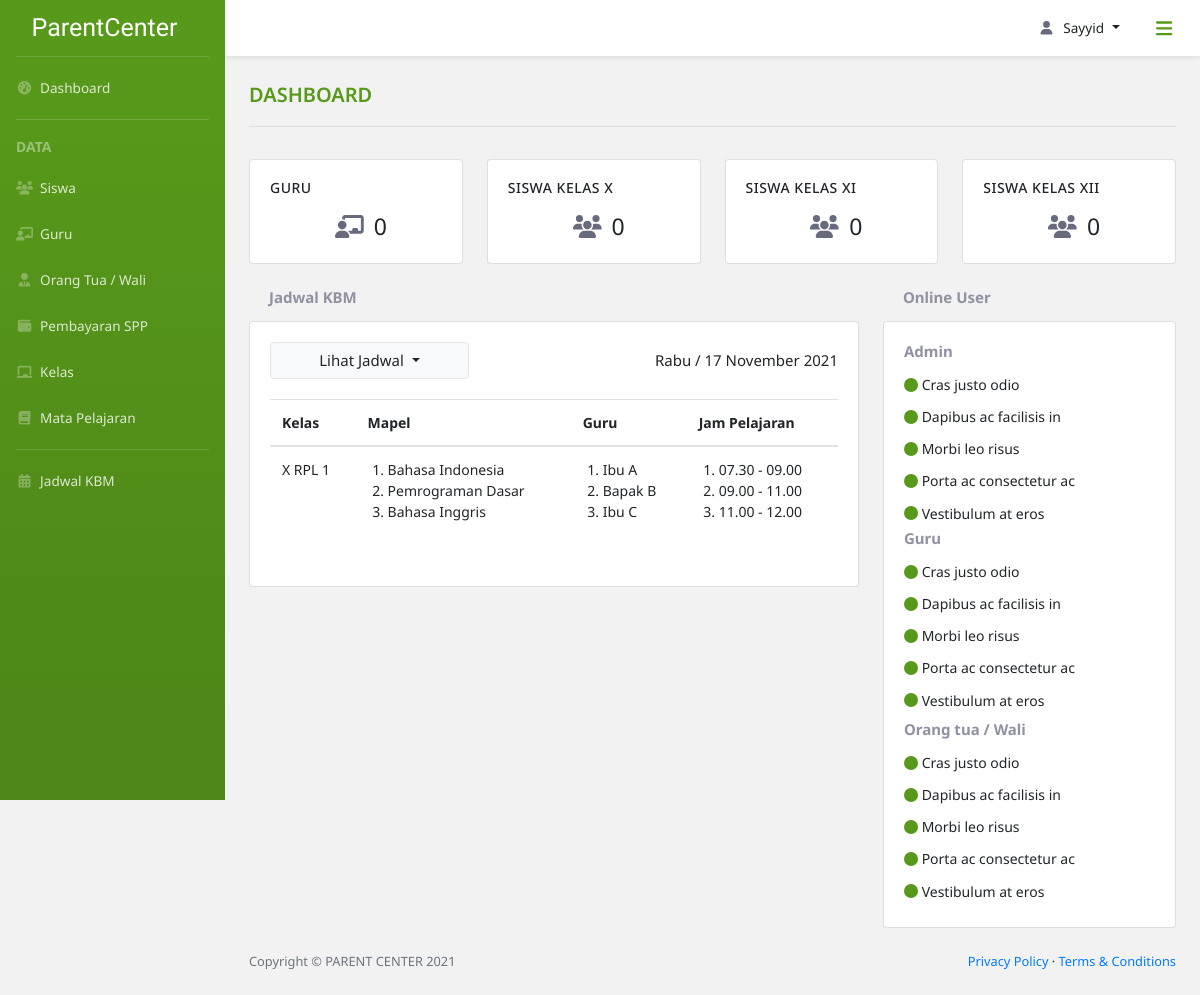
/dashboard_admin/ (signed in), run on an earlier commit of the app's database.
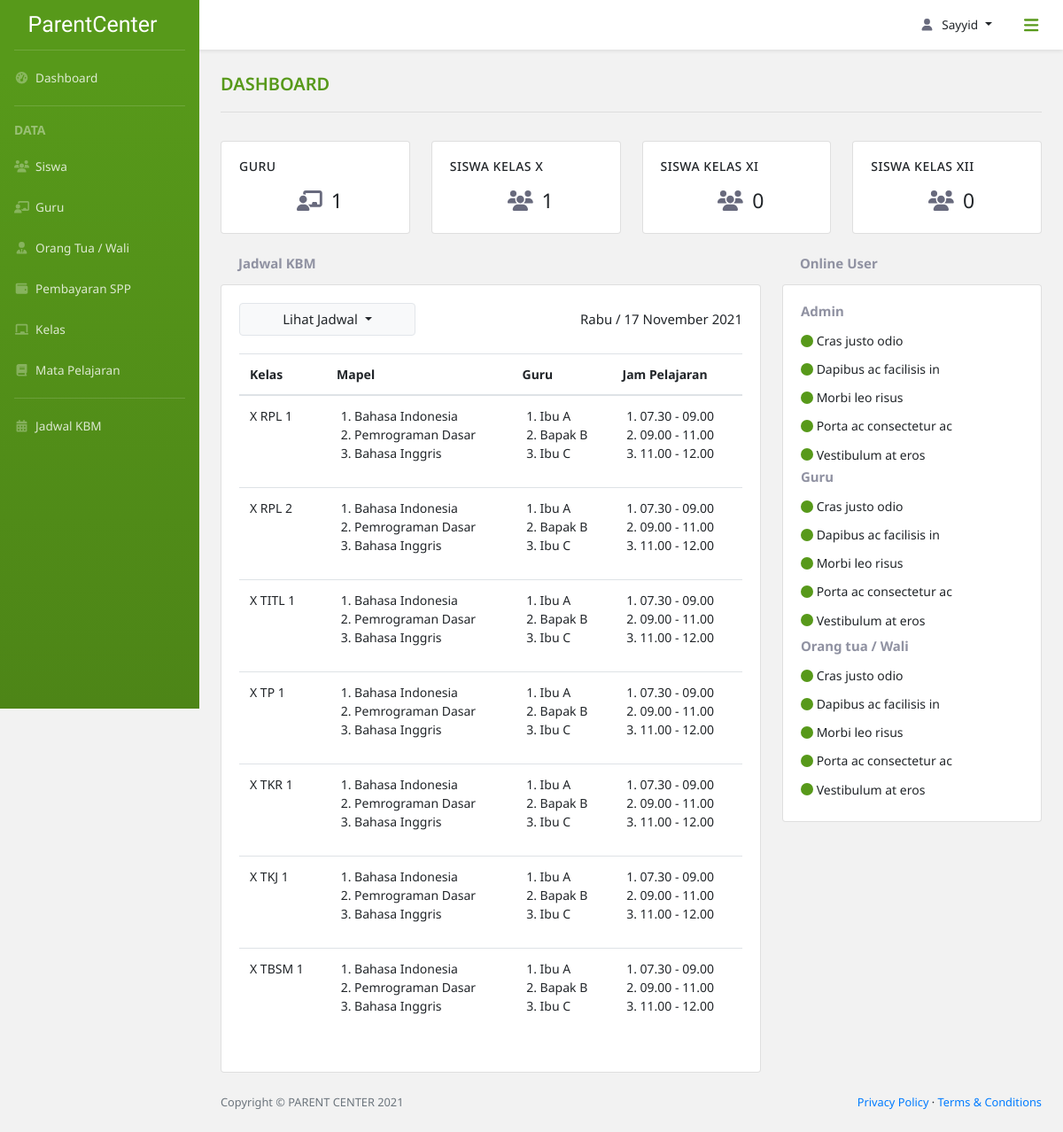
And on a later commit of the database.
### parent_center_app/models.py (models this page shows, shortened)
class Kelas(models.Model):
    id_kelas = models.CharField(max_length=10,
                                primary_key=True,
                                unique=True,
                                default=custom_kelas,
                                editable=False)
    class rentang_kelas(models.TextChoices):
        X = 'X'
        XI = 'XI'
        XII = 'XII'
    kelas = models.CharField(max_length=3,
                             choices=rentang_kelas.choices,
                             default=rentang_kelas.X)
    class jurusan(models.TextChoices):
        TITL = 'Teknik Intalasi Tenaga Listrik'
        TP = 'Teknik Pemesinan'
        TKR = 'Teknik Kendaraan Ringan'
        TKJ = 'Teknik Komputer Jaringan'
        RPL = 'Rekayasa Perangkat Lunak'
        TBSM = 'Teknik dan Bisnis Sepeda Motor'
    jurusan = models.CharField(max_length=30,
                               choices=jurusan.choices,
                               default=jurusan.TITL)
    no_kelas = models.SmallIntegerField(default=1)

### parent_center_app/views.py (the view)
# urls.py: path('dashboard_admin/', views.dashboardAdmin, name='dashboard admin'),
@login_required(login_url='login')
def dashboardAdmin(request):
    jml_siswa_x = Siswa.objects.filter(id_kelas__kelas='X').count()
    jml_siswa_xi = Siswa.objects.filter(id_kelas__kelas='XI').count()
    jml_siswa_xii = Siswa.objects.filter(id_kelas__kelas='XII').count()
    jml_guru = Guru.objects.count()
    kelass = Kelas.objects.all()
    context = {
        'title': 'Dashboard',
        'Jml_guru': jml_guru,
        'Jml_siswa_x':jml_siswa_x,
        'Jml_siswa_xi':jml_siswa_xi,
        'Jml_siswa_xii':jml_siswa_xii,
        'Kelass':kelass,
    }
    return render(request,
                  'parent_center_app/dashboard_admin.html',
                  context)

### parent_center_app/templates/parent_center_app/dashboard_admin.html (shortened to what the changed rows need)
{% extends 'parent_center_app/base.html' %}
{% block content %}
    <div class="row card-jml">
        <div class="col-xs-12 col-sm-6 col-lg-3 col-md-3 mb-2">
            <a href="/data_guru">
                <div class="card">
                    <div class="card-body card-dashboard">
                        <div class="card-content">
                            <i class="fas fa-fw fa-chalkboard-teacher"></i><span>{{Jml_guru}}</span>
                        </div>
                    </div>
                </div>
            </a>
        </div>
        <div class="col-xs-12 col-sm-6 col-lg-3 col-md-3 mb-2">
            <a href="/data_siswa">
                <div class="card">
                    <div class="card-body card-dashboard">
                        <div class="card-content">
                            <i class="fas fa-fw fa-users"></i><span>{{Jml_siswa_x}}</span>
                        </div>
                    </div>
                </div>
            </a>
        </div>
    </div>
    <div class="row mt-3">
        <div class="col-md-6 col-lg-8">
            <div class="card">
                <div class="card-body card-dashboard div-jadwal">
                    <div class="table-responsive table-dashboard">
                        <table class="table table-custom-dashboard table-hover" id="table-custom">
                            <thead>
                                <tr>
                                    <th scope="col">Kelas</th>
                                    <th scope="col">Mapel</th>
                                    <th scope="col">Guru</th>
                                    <th scope="col">Jam Pelajaran</th>
                                </tr>
                            </thead>
                            <tbody>
                                {% for kelas in Kelass %}
                                <tr>
                                    <td>
                                        {{ kelas.kelas }}
                                            {% if kelas.jurusan == "Rekayasa Perangkat Lunak" %}
                                                RPL
                                            {% elif kelas.jurusan == "Teknik Komputer Jaringan" %}
                                                TKJ
                                            {% elif kelas.jurusan == "Teknik Intalasi Tenaga Listrik" %}
                                                TITL
                                            {% elif kelas.jurusan == "Teknik Pemesinan" %}
                                                TP
                                            {% elif kelas.jurusan == "Teknik Kendaraan Ringan" %}
                                                TKR
                                            {% else %}
                                                TBSM
                                            {% endif %}
                                        {{ kelas.no_kelas }}
                                    </td>
                                    <td>
                                        <ol>
                                            <li>Bahasa Indonesia</li>
                                            <li>Pemrograman Dasar</li>
                                            <li>Bahasa Inggris</li>
                                        </ol>
                                    </td>
                                    <td>
                                        <ol>
                                            <li>Ibu A</li>
                                            <li>Bapak B</li>
                                            <li>Ibu C</li>
                                        </ol>
                                    </td>
                                    <td>
                                        <ol>
                                            <li>07.30 - 09.00</li>
                                            <li>09.00 - 11.00</li>
                                            <li>11.00 - 12.00</li>
                                        </ol>
                                    </td>
                                </tr>
                                {% endfor %}
                            </tbody>
                        </table>
                    </div>
                </div>
            </div>
        </div>
    </div>
{% endblock content %}

What changed in the data, as far as the page shows it:
added Kelas: kelas "X", shows "RPL", no_kelas "2"
added Kelas: kelas "X", shows "TITL", no_kelas "1"
added Kelas: kelas "X", jurusan "TP", no_kelas "1"
added Kelas: kelas "X", shows "TKR", no_kelas "1"
added Kelas: kelas "X", shows "TKJ", no_kelas "1"
added Kelas: kelas "X", shows "TBSM", no_kelas "1"
Also different on the page:
{{ Jml_guru }}: "0" → "1"
{{ Jml_siswa_x }}: "0" → "1"
